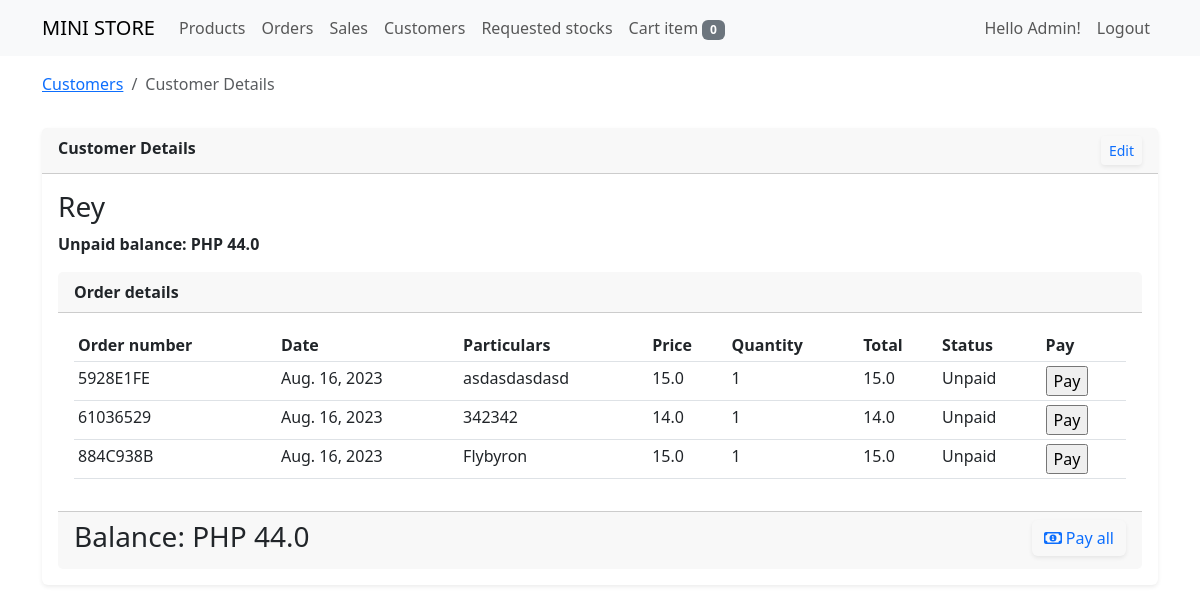
The app's page /customers/details/3 (signed in) with its own data.
### store/models.py (models this page shows, shortened)
class OrderTransaction(models.Model):
    order_id = models.CharField(max_length=12, unique=True)
    customer = models.ForeignKey(User, on_delete=models.CASCADE)
    product = models.ForeignKey(Product, on_delete=models.CASCADE)
    price = models.FloatField()
    quantity = models.PositiveIntegerField()
    total_amount = models.FloatField()
    is_paid = models.BooleanField(default=False)
    is_accepted = models.BooleanField(default=False)
    created = models.DateTimeField(auto_now_add=True)
    class Meta:
        ordering = ['-is_accepted','-created']
    @property
    def get_cost(self):
        cost = self.price * self.quantity
        return cost

class TimeStampedModel(models.Model):
    created = models.DateTimeField(auto_now_add=True)
    updated = models.DateTimeField(auto_now=True)
    class Meta:
        ordering = ('-updated','-created')

class Product(TimeStampedModel):
    user = models.ForeignKey(User, on_delete=models.CASCADE)
    bar_code = models.CharField(max_length=20, unique=True)
    name = models.CharField(max_length=200)
    category = models.ForeignKey(Category, on_delete=models.CASCADE, blank=True, null=True)
    cost = models.FloatField()
    price = models.FloatField()
    quantity = models.IntegerField()
    image = models.ImageField(upload_to=image_directory_path, blank=True, null=True)
    on_display = models.BooleanField(default=True, verbose_name="this product is available?")

### store/views/customer_view.py (the view)
# urls.py: path('customers/details/<pk>', customer_detail_view, name='customer_details'),
@login_required
@permission_required("store.view_user", raise_exception=True)
def customer_detail_view(request, pk):
    customer = get_object_or_404(User, pk=pk)
    unpaid_orders = OrderTransaction.objects.filter(customer=customer).filter(is_paid=False)
    total_unpaid_orders = unpaid_orders.aggregate(total_unpaid=(Sum(F('price') * F('quantity'))))
    form = UserChangeForm(request.POST or None, instance=customer)
    cart = Cart(request)
    cart_items = cart.__len__()
    if request.method == 'POST':
        if form.is_valid():
            obj = form.save(commit=False)
            obj.save()
    context = {
        'title': 'customer details',
        'customer': customer,
        'cart_items': cart_items,
        'unpaid_orders': unpaid_orders,
        'total_unpaid_orders': total_unpaid_orders['total_unpaid'],
        'form': form,
    }
    return render(request, 'customer_detail_view.html', context)

### store/cartitem.py (called while the page is built)
    def __len__(self):
        return sum(item['quantity'] for item in self.cart.values())

### store/templates/customer_detail_view.html (shortened to what this page needs)
{% extends 'base.html' %}
{% load crispy_forms_tags %}
{% block content %}
<div class="row">
    <div class="col-sm-12 mt-3">
      <nav aria-label="breadcrumb">
        <ol class="breadcrumb">
          <li class="breadcrumb-item" aria-current="page"><a href="{% url 'store:customer_view' %}">Customers</a></li>
          <li class="breadcrumb-item active" aria-current="page">{{title|title}}</li>
        </ol>
      </nav>
    </div>
</div>
<div class="row">
    <div class="col-sm-12">
        <div class="card border-0 shadow-sm mt-3">
            <div class="card-header">
                <strong>{{title|title}}</strong>
                <a href="" class="btn btn-outline-primary btn-sm border-0 shadow-sm float-end" data-bs-toggle="modal" data-bs-target="#updateCustomer">Edit</a>
            </div>
            <div class="card-body">
                <h3>{{ customer.username|title }}</h3>
                <strong>Unpaid balance: PHP {% if total_unpaid_orders %}{{ total_unpaid_orders }}{% else %}0.0{% endif %}</strong>
                {% if unpaid_orders %}
                <div class="card border-0 mt-3">
                    <div class="card-header">
                        <strong>Order details</strong>
                    </div>
                    <div class="card-body">
                        <table class="table table-sm" id="myTable">
                            <thead>
                                <tr>
                                  <th>Order number</th>
                                  <th>Date</th>
                                  <th>Particulars</th>
                                  <th>Price</th>
                                  <th>Quantity</th>
                                  <th>Total</th>
                                  <th>Status</th>
                                  <th>Pay</th>
                                </tr>
                            </thead>
                            <tbody>
                                {% for item in unpaid_orders %}
                                <tr>
                                  <td>{{ item.order_id }}</td>
                                  <td>{{ item.created|date }}</td>
                                  <td>{{ item.product.name }}</td>
                                  <td>{{ item.price }}</td>
                                  <td>{{ item.quantity }}</td>
                                  <td>{{ item.get_cost }}</td>
                                  <td>
                                    {% if item.is_paid %}
                                    Paid
                                    {% else %}
                                    Unpaid
                                    {% endif %}
                                  </td>
                                  <td>
                                    <form action="{% url 'store:pay_order' item.order_id %}" method="POST">
                                      <input type="submit" value="Pay">
                                    </form>
                                  </td>
                                </tr>
                                {% endfor %}
                            </tbody>
                        </table>
                    </div>
                    <div class="card-footer">
                        <a class="btn btn-outline-primary border-0 shadow-sm float-end" data-bs-toggle="modal" data-bs-target="#payBalance"><i class="fa-regular fa-money-bill-1"></i> Pay all</a>
                        <h3>Balance: PHP {% if total_unpaid_orders %}{{ total_unpaid_orders }}{% else %}0.0{% endif %}</h3>
                    </div>
                </div>
                {% endif %}
            </div>
        </div>
    </div>
</div>
{% endblock %}

### templates/includes/navigation.html (shortened to what this page needs)
{% load crispy_forms_tags %}
<nav class="navbar navbar-expand-lg bg-body-tertiary" style="background-color: #222;">
    <div class="container">
      <a class="navbar-brand" href="{% url 'store:product_view' %}">MINI STORE</a>
      <div class="collapse navbar-collapse" id="navbarSupportedContent">
        <ul class="navbar-nav me-auto mb-2 mb-lg-0">
          <li class="nav-item">
            <a class="nav-link" aria-current="page" href="{% url 'store:product_view' %}">Products</a>
          </li>
          <li class="nav-item">
            <a class="nav-link" aria-current="page" href="{% url 'store:order_view' %}">Orders</a>
          </li>
          {% if perms.auth.view_ordertransaction %}
          <li class="nav-item">
            <a class="nav-link" aria-current="page" href="{% url 'store:sales_view' %}">Sales</a>
          </li>
          {% endif %}
          {% if perms.auth.view_user %}
          <li class="nav-item">
            <a class="nav-link" aria-current="page" href="{% url 'store:customer_view' %}">Customers</a>
          </li>
          {% endif %}
          {% if perms.store.view_itemrequest %}
          <li class="nav-item">
            <a class="nav-link" aria-current="page" href="{% url 'store:item_request_view' %}">Requested stocks</a>
          </li>
          {% endif %}
          <li class="nav-item">
            <a class="nav-link" href="{% url 'store:pos_view' %}">Cart {% if cart_items > 1 %}items <span class="badge text-bg-success"> {{ cart_items }}{% else %}item <span class="badge text-bg-secondary"> {{ cart_items }}{% endif %}</span></a>
          </li>
        </ul>
        <ul class="navbar-nav float-end mb-2 mb-lg-0">
          {% if request.user.is_authenticated %}
          <li class="nav-item">
            <span class="nav-link" aria-current="page">Hello {{request.user.username|title}}!</span>
          </li>
          <li class="nav-item">
            <a class="nav-link" aria-current="page" href="#" data-bs-toggle="modal" data-bs-target="#logoutUser">Logout</a>
          </li>
          {% endif %}
        </ul>
      </div>
    </div>
</nav>

### records on screen
OrderTransaction: order_id "5928E1FE", created "Aug. 16, 2023", product.name "asdasdasdasd", price "15.0", quantity "1", get_cost "15.0", is_paid "Unpaid"
OrderTransaction: order_id "61036529", created "Aug. 16, 2023", product.name "342342", price "14.0", quantity "1", get_cost "14.0", is_paid "Unpaid"
OrderTransaction: order_id "884C938B", created "Aug. 16, 2023", product.name "Flybyron", price "15.0", quantity "1", get_cost "15.0", is_paid "Unpaid"

### other values on screen
{{ cart_items }} "0"
{{ request.user.username|title }} "Admin"
{{ title|title }} "Customer Details"
{{ customer.username|title }} "Rey"
{{ total_unpaid_orders }} "44.0"
